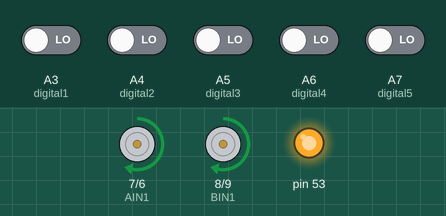
A sketch run on a simulated Arduino Mega 2560, built with avr-gcc and run on an emulated ATmega2560. Shown: motor-driver pin pairs drawn as motors (green arrow = first pin HIGH = forward, orange = second pin HIGH = backward, longer = more drive, scaled by the enable pin), output pins drawn as LEDs (lit = HIGH). The test bench sets the inputs (shaded band); at power-on: A3 (digital1), A4 (digital2), A5 (digital3), A6 (digital4), A7 (digital5) LOW. The modem accepts every AT command (registered, SIM ready, sends succeed) and sends nothing else; what the sketch prints to the serial monitor is not drawn.

Above: at 17.8 s.
17.9 s: A3 (digital1) driven HIGH
At 18.2 s:
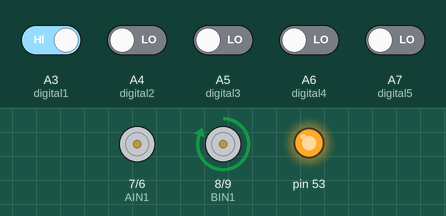
19.4 s: A4 (digital2) driven HIGH
At 19.7 s:
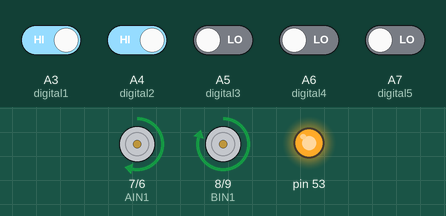
20.9 s: A5 (digital3) driven HIGH
At 21.6 s:
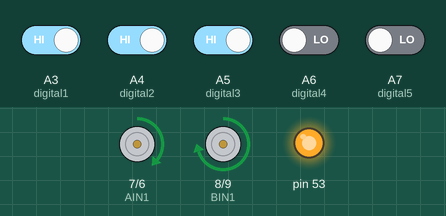
22.4 s: A6 (digital4) driven HIGH
At 23.3 s:
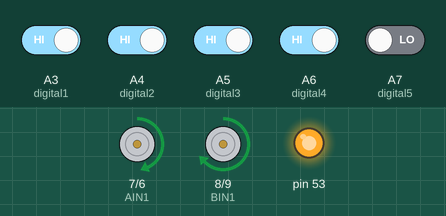
Timing chart, 0 to 25.4 s (numbered marks = the images above; inputs shaded):
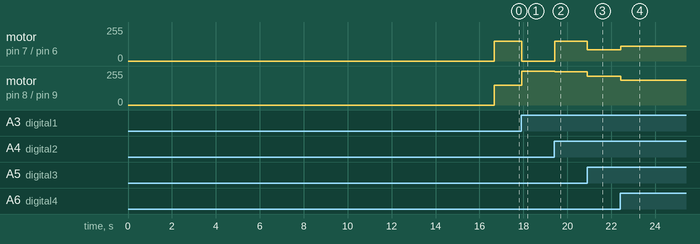

The sketch:

April4th_integrated.ino
```cpp
#include <SPI.h>
#include <MFRC522.h>

// --- Configuration & Constants ---
#define CUSTOM_NAME "HM10_4"

// Pin Definitions (Common to both versions)
#define digital1  A3
#define digital2  A4
#define digital3  A5
#define digital4  A6
#define digital5  A7

const int PWMA = 10;   // Speed Motor A
const int AIN1 = 7;    // Direction A1
const int AIN2 = 6;    // Direction A2
const int BIN1 = 8;    // Direction B1
const int BIN2 = 9;    // Direction B2
const int PWMB = 11;   // Speed Motor B

// RFID MFRC522 (Mega Hardware SPI)
const int RST_PIN = 3;
const int SS_PIN  = 2;
MFRC522 mfrc522(SS_PIN, RST_PIN);

// --- Bluetooth & Time Recording Global Variables ---
long baudRates[] = {9600, 19200, 38400, 57600, 115200, 4800, 2400, 1200, 230400};
bool moduleReady = false;

unsigned long lastLoopTime = 0;
unsigned long lastIrTime = 0;
unsigned long lastBtTime = 0;

const unsigned long irCyclePeriod = 20; // Fast tracking (20ms)
const unsigned long btCyclePeriod = 100; // Stable BT reporting (100ms)

unsigned long irCycleCnt = 0;
unsigned long loopCycleCnt = 0;
unsigned long btCycleCnt = 0;

unsigned long lastThisLoopTime = 0;
unsigned long lastThisIrTime = 0;

// --- PID & Movement Global Variables ---
int val[10];
double Kp = 50.0;
double Kd = 0.0;
double Ki = 0.0;
int Tp = 150; // Base speed

double lastError = 0;
double sumError = 0;
double w2 = 1.0;
double w3 = 3.0;

int Act = 1, currentMove = 0;     // 1: keep going, 2: turn left, 3: U-turn, 4: turn right
unsigned long step[5][5];
unsigned long pMillis = 0;

void setup() {
  Serial.begin(115200);
  delay(2000); // Give everything time to stabilize on battery power

  // Motor & Sensor Pins
  pinMode(PWMA, OUTPUT); pinMode(AIN1, OUTPUT); pinMode(AIN2, OUTPUT);
  pinMode(PWMB, OUTPUT); pinMode(BIN1, OUTPUT); pinMode(BIN2, OUTPUT);
  pinMode(digital1, INPUT); pinMode(digital2, INPUT); pinMode(digital3, INPUT); pinMode(digital4, INPUT); pinMode(digital5, INPUT);

  SPI.begin();
  mfrc522.PCD_Init();

  // --- Robust HM-10 Initialization (from mar30) ---
  while (!Serial && millis() < 5000); // Wait for Serial but don't hang forever
  Serial.println("\n--- HM-10 Robust Initialization ---");

  for (int i = 0; i < 9; i++) {
    Serial.print("Testing baud rate: ");
    Serial.println(baudRates[i]);

    Serial3.begin(baudRates[i]);
    Serial3.setTimeout(200);

    // Clear the buffer of any electrical noise "garbage"
    while(Serial3.available()) Serial3.read();
    delay(200);

    Serial3.print("AT");

    if (waitForResponse("OK", 1000)) {
      Serial.println("HM-10 detected and ready.");
      moduleReady = true;
      break;
    } else {
      Serial3.end();
      delay(200);
    }
  }

  if (moduleReady) {
    Serial.println("Restoring factory defaults...");
    sendATCommand("AT+RENEW");
    delay(500);

    Serial.print("Setting name to: ");
    Serial.println(CUSTOM_NAME);
    String nameCmd = "AT+NAME" + String(CUSTOM_NAME);
    sendATCommand(nameCmd.c_str());

    Serial.println("Enabling notifications...");
    sendATCommand("AT+NOTI1");

    Serial.println("Restarting module...");
    sendATCommand("AT+RESET");
    delay(1000);
    Serial3.begin(9600);
    Serial.println("--- HM-10 Ready at 9600 Baud ---\n");
  } else {
    Serial.println("CRITICAL ERROR: HM-10 not responding.");
    Serial3.begin(9600); // Fallback
  }

  // Request initial move from Python
  Serial.println("Requesting first move...");
  Serial3.println("reqNxtMove");

  lastLoopTime = millis();
  lastIrTime = millis();
  lastBtTime = millis();

  delay(2000); // Give some time before starting
}

void loop() {
  unsigned long currentMillis = millis();
  lastThisLoopTime = currentMillis - lastLoopTime;
  lastLoopTime = currentMillis;
  loopCycleCnt++;

  // 1. Process ESP32 / Bluetooth Commands (Messaging)
  if (Serial3.available()) {
    static String inputBuffer = "";
    while (Serial3.available()) {
      char c = Serial3.read();
      if (c == '\n' || c == '\r') {
        if (inputBuffer.length() > 0) {
          inputBuffer.trim();
          if (inputBuffer.length() > 0) {
            Serial.print("Remote Command: ");
            Serial.println(inputBuffer);

            if (inputBuffer.startsWith("nxtMove:")) {
              currentMove = inputBuffer.substring(8).toInt();
              Serial.print("Next move set to: ");
              Serial.println(currentMove);
            }
          }
          inputBuffer = "";
        }
      } else if (isPrintable(c)) {
        inputBuffer += c;
      }
    }
  }

  // 2. RFID Scanning
  if (mfrc522.PICC_IsNewCardPresent() && mfrc522.PICC_ReadCardSerial()) {
    String rfidStr = "RFID:";
    for (byte i = 0; i < mfrc522.uid.size; i++) {
      if (mfrc522.uid.uidByte[i] < 0x10) rfidStr += "0";
      rfidStr += String(mfrc522.uid.uidByte[i], HEX);
    }
    Serial.println(rfidStr);
    Serial3.println(rfidStr); // Send to ESP32/Bluetooth
    mfrc522.PICC_HaltA();
    mfrc522.PCD_StopCrypto1();
  }

  // 3. Sensor Reading & Movement Logic (Timed Cycle)
  if (currentMillis - lastIrTime >= irCyclePeriod) {
    lastThisIrTime = currentMillis - lastIrTime;
    lastIrTime = currentMillis;
    irCycleCnt++;

    // Read Sensors
    val[1] = digitalRead(digital1);
    val[2] = digitalRead(digital2);
    val[3] = digitalRead(digital3);
    val[4] = digitalRead(digital4);
    val[5] = digitalRead(digital5);

    int count = 0;
    for(int i=1; i<6; i++) if(val[i] == HIGH) count++;

    // Node Logic (from April1st)
    if( currentMove == 2 && count >=4 && Act == 1 ) { Act = 21; step[2][1] = millis(); }                        //reach node
    else if ( Act == 21 && count <= 3 && millis() - step[2][1] > 500 ) { Act = 22; step[2][2] = millis();          }//past node, turn

    else if( currentMove == 4 && count >=4 && Act == 1 ) { Act = 41; step[4][1] = millis(); }                        //reach node
    else if ( Act == 41 && count <= 1 && millis() - step[4][1] > 500  ) { Act = 42; step[4][2] = millis();          }//past node, turn

    else if( currentMove == 1 && count >=4 && Act == 1 ) { Act = 11; step[1][1] = millis(); }                        //reach node
    else if ( Act == 11 && count <= 1 && millis() - step[1][1] > 500 ) { Act = 12; step[1][2] = millis(); }//past node, turn

    else if( currentMove == 3 && count >=4 && Act == 1 ) { Act = 31; step[3][1] = millis(); }   //U turn at different speed
    else if( Act == 31 && millis() - step[3][1] > 700) { Act = 32; step[3][2] = millis(); }

    else if( millis() - step[2][2] > 400 && Act == 22 && count > 0 && count <= 3) {
        Act = 1; currentMove = 0; Serial3.println("reqNxtMove"); //found line
    }
    else if( millis() - step[4][2] > 400 && Act == 42 && count > 0 && count <= 3 ) {
        Act = 1; currentMove = 0; Serial3.println("reqNxtMove"); //found line
    }
    else if( Act == 32 && count > 0 && count <= 3 ) {
        Act = 1; currentMove = 0; Serial3.println("reqNxtMove"); //found line, finished step
    }
    else if( Act == 12 && count > 0 && count <= 3 ) {
        Act = 1; currentMove = 0; Serial3.println("reqNxtMove"); //found line, finished step
    }

    // Movement Execution
    if( Act == 22 ) turnLeft( 180, 120 );
    else if( Act == 42 ) turnRight( 180, 150 );
    else if( Act == 31 ) turnLeft(150, 150);      //U turn
    else if( Act == 32) turnLeft(100 , 100);
    else Tracking();
  }

  // 4. Decoupled Bluetooth Reporting (Time Recording & Status)
  if (currentMillis - lastBtTime >= btCyclePeriod) {
    lastBtTime = currentMillis;
    btCycleCnt++;

    // Format: loopCycleCnt, thisLoopTime, irCycleCnt, thisIrTime, IR1..5 (Total 9 values)
    Serial3.print(loopCycleCnt); Serial3.print(",");
    Serial3.print(lastThisLoopTime); Serial3.print(",");
    Serial3.print(irCycleCnt); Serial3.print(",");
    Serial3.print(lastThisIrTime); Serial3.print(",");

    for (int i = 1; i <= 5; i++) {
      Serial3.print(val[i]);
      if (i < 5) Serial3.print(",");
    }
    Serial3.println();
  }
}

// --- Motor & PID Functions ---

void Tracking() {
  int l3 = val[1];
  int l2 = val[2];
  int m  = val[3];
  int r2 = val[4];
  int r3 = val[5];

  double numerator = (l3 * -w3) + (l2 * -w2) + (m * 0) + (r2 * w2) + (r3 * w3);
  double denominator = l3 + l2 + m + r2 + r3;
  if (denominator == 0) denominator = 0.0001;

  double error = numerator / denominator;
  double dError = error - lastError;
  sumError += error;
  sumError = constrain(sumError, -1000, 1000);

  double powerCorrection = (Kp * error) + (Kd * dError) + (Ki * sumError);

  int vR = Tp - powerCorrection;
  int vL = Tp + powerCorrection;

  vR = constrain(vR, -255, 255);
  vL = constrain(vL, -255, 255);

  MotorWriting(vL, vR);
  lastError = error;
}

void MotorWriting(double vL, double vR) {
  if (vR >= 0) {
    digitalWrite(BIN1, HIGH); digitalWrite(BIN2, LOW);
  } else {
    digitalWrite(BIN1, LOW);  digitalWrite(BIN2, HIGH);
    vR = -vR;
  }
  if (vL >= 0) {
    digitalWrite(AIN1, HIGH); digitalWrite(AIN2, LOW);
  } else {
    digitalWrite(AIN1, LOW);  digitalWrite(AIN2, HIGH);
    vL = -vL;
  }
  analogWrite(PWMB, constrain(vR, 0, 255));
  analogWrite(PWMA, constrain(vL, 0, 255));
}

void turnLeft( int lSpeed , int rSpeed ) {
  digitalWrite(AIN1, LOW);  digitalWrite(AIN2, HIGH);
  digitalWrite(BIN1, HIGH); digitalWrite(BIN2, LOW);
  analogWrite(PWMA, lSpeed ); analogWrite(PWMB, rSpeed );
}

void turnRight( int lSpeed , int rSpeed ) {
  digitalWrite(AIN1, HIGH); digitalWrite(AIN2, LOW);
  digitalWrite(BIN1, LOW);  digitalWrite(BIN2, HIGH);
  analogWrite(PWMA, lSpeed ); analogWrite(PWMB, rSpeed );
}

void stopMotors() {
  digitalWrite(AIN1, LOW); digitalWrite(AIN2, LOW);
  digitalWrite(BIN1, LOW); digitalWrite(BIN2, LOW);
  analogWrite(PWMA, 0);    analogWrite(PWMB, 0);
}

// --- Bluetooth Helper Functions ---

void sendATCommand(const char* command) {
  Serial3.print(command);
  waitForResponse("", 1000);
}

bool waitForResponse(const char* expected, unsigned long timeout) {
  unsigned long start = millis();
  Serial3.setTimeout(timeout);
  String response = Serial3.readString();
  if (response.length() > 0) {
    Serial.print("HM10 Response: ");
    Serial.println(response);
  }
  return (response.indexOf(expected) != -1);
}
```

Measured:
- after the input at 17.9 s, motor on pin 7 (AIN1) / pin 6 (AIN2): forward 150/255 → stopped at once; motor on pin 8 (BIN1) / pin 9 (BIN2): forward 150/255 → forward 255/255 at once
- after the input at 19.4 s, motor on pin 7 (AIN1) / pin 6 (AIN2): stopped → forward 150/255 at once; motor on pin 8 (BIN1) / pin 9 (BIN2): forward 255/255 → forward 250/255 at once
- after the input at 20.9 s, motor on pin 7 (AIN1) / pin 6 (AIN2): forward 150/255 → forward 83/255 at once; motor on pin 8 (BIN1) / pin 9 (BIN2): forward 250/255 → forward 216/255 at once
- after the input at 22.4 s, motor on pin 7 (AIN1) / pin 6 (AIN2): forward 83/255 → forward 112/255 at once; motor on pin 8 (BIN1) / pin 9 (BIN2): forward 216/255 → forward 187/255 at once
